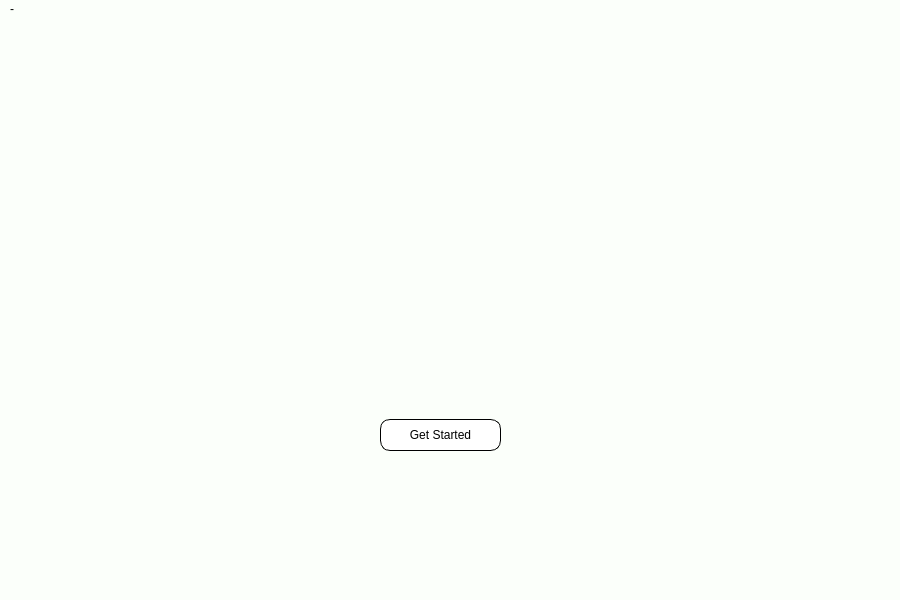
<?xml version="1.0" encoding="UTF-8"?>
<ui version="4.0">
 <class>Agricorn</class>
 <widget class="QMainWindow" name="Agricorn">
  <property name="geometry">
   <rect>
    <x>0</x>
    <y>0</y>
    <width>900</width>
    <height>600</height>
   </rect>
  </property>
  <property name="windowTitle">
   <string>MainWindow</string>
  </property>
  <property name="styleSheet">
   <string notr="true">background-color: rgb(251, 255, 250);</string>
  </property>
  <widget class="QWidget" name="centralwidget">
   <widget class="QLabel" name="img_bg">
    <property name="geometry">
     <rect>
      <x>-70</x>
      <y>-60</y>
      <width>1011</width>
      <height>641</height>
     </rect>
    </property>
    <property name="text">
     <string/>
    </property>
    <property name="pixmap">
     <pixmap>asset/5498894.jpg</pixmap>
    </property>
    <property name="scaledContents">
     <bool>true</bool>
    </property>
   </widget>
   <widget class="QLabel" name="img_corn">
    <property name="geometry">
     <rect>
      <x>360</x>
      <y>120</y>
      <width>161</width>
      <height>161</height>
     </rect>
    </property>
    <property name="styleSheet">
     <string notr="true">background-color: transparent</string>
    </property>
    <property name="text">
     <string/>
    </property>
    <property name="pixmap">
     <pixmap>asset/corn (1)22.png</pixmap>
    </property>
    <property name="scaledContents">
     <bool>true</bool>
    </property>
   </widget>
   <widget class="QLabel" name="img_text">
    <property name="geometry">
     <rect>
      <x>280</x>
      <y>160</y>
      <width>321</width>
      <height>321</height>
     </rect>
    </property>
    <property name="styleSheet">
     <string notr="true">background-color: transparent
</string>
    </property>
    <property name="text">
     <string/>
    </property>
    <property name="pixmap">
     <pixmap>asset/agricorn.png</pixmap>
    </property>
    <property name="scaledContents">
     <bool>true</bool>
    </property>
   </widget>
   <widget class="QPushButton" name="Started">
    <property name="geometry">
     <rect>
      <x>380</x>
      <y>400</y>
      <width>121</width>
      <height>32</height>
     </rect>
    </property>
    <property name="styleSheet">
     <string notr="true">border:1px solid black; 
border-top-left-radius : 10px;
border-top-right-radius : 10px; 
border-bottom-left-radius : 10px; 
border-bottom-right-radius : 10px;
background-color: white;
color: rgb(0, 0, 0);

</string>
    </property>
    <property name="text">
     <string>Get Started</string>
    </property>
   </widget>
   <zorder>img_bg</zorder>
   <zorder>img_text</zorder>
   <zorder>img_corn</zorder>
   <zorder>Started</zorder>
  </widget>
  <widget class="QMenuBar" name="menubar">
   <property name="geometry">
    <rect>
     <x>0</x>
     <y>0</y>
     <width>900</width>
     <height>26</height>
    </rect>
   </property>
   <widget class="QMenu" name="menuAgricorn">
    <property name="title">
     <string>-</string>
    </property>
   </widget>
   <addaction name="menuAgricorn"/>
  </widget>
  <widget class="QStatusBar" name="statusbar"/>
 </widget>
 <resources/>
 <connections/>
</ui>
